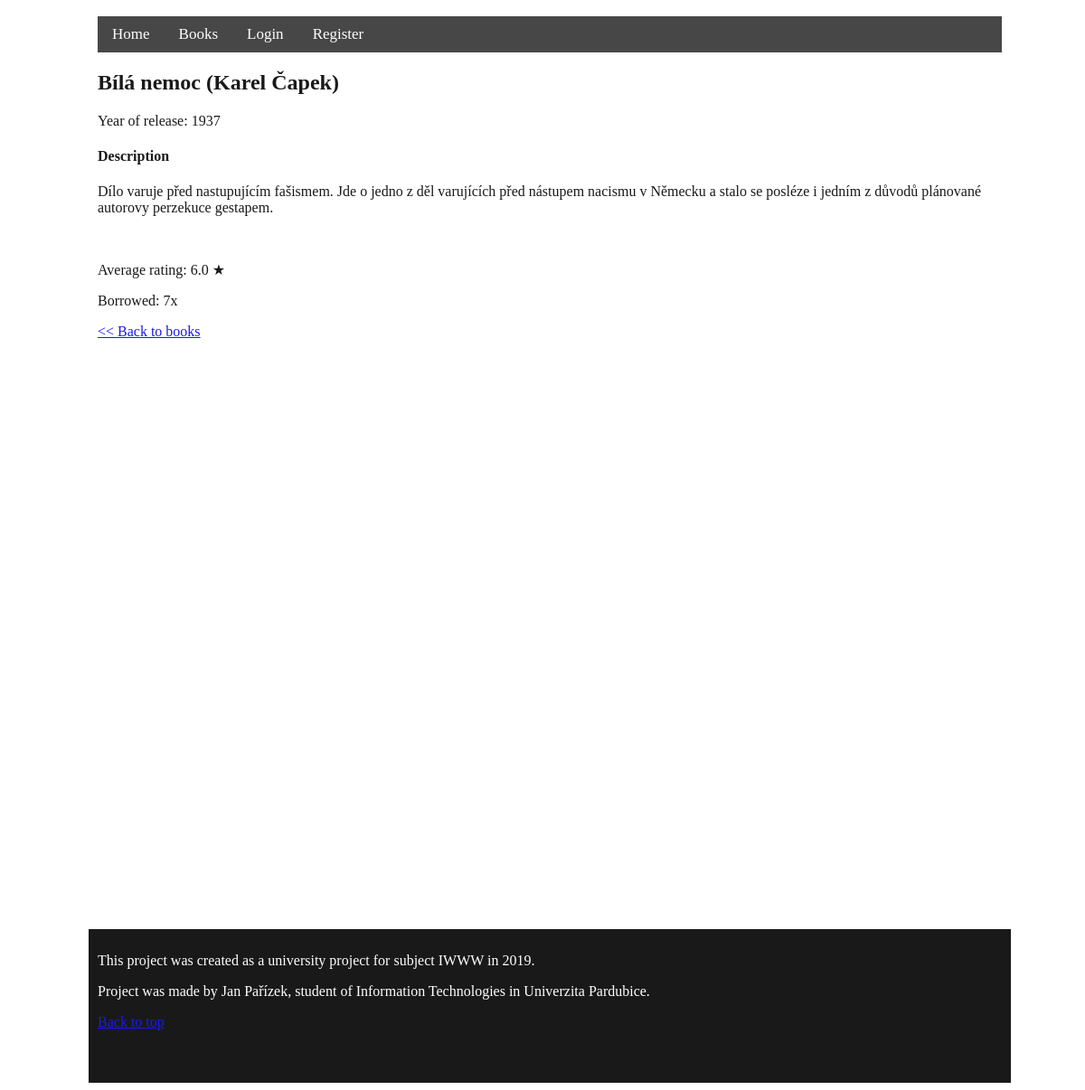
The app's page /term-work/code/index.php?page=details&book=7 with its own data.
### tables this page shows
CREATE TABLE IF NOT EXISTS `knihy` (
  `id` int(11) NOT NULL,
  `autor_id` int(11) NOT NULL,
  `nazev` varchar(40) NOT NULL,
  `zanr` varchar(30) NOT NULL,
  `popis` varchar(400) DEFAULT NULL,
  `skladem` int(11) NOT NULL,
  `pocetKs` int(11) NOT NULL,
  `rokVydani` int(11) DEFAULT NULL,
  `disabled` int(11) NOT NULL
);

CREATE TABLE IF NOT EXISTS `autori` (
  `id` int(11) NOT NULL,
  `jmeno` varchar(40) NOT NULL,
  `prijmeni` varchar(40) NOT NULL
);

### term-work/code/pages/details.php (the view, shortened to what this page needs)
<?php
if (isset($_GET["book"])) {
    $servername = "sql2.webzdarma.cz";
    $username = "st52545webzd2482";
    $password = "Databaze1";
    $dbname = 'st52545webzd2482';
    $idbook = $_GET["book"];
    $conn = new mysqli($servername, $username, $password, $dbname);
    $sql = "SELECT * FROM knihy WHERE id=".$idbook;
    $result = $conn->query($sql);
    $row = $result->fetch_assoc();
    $bookname = $row["nazev"];
    $year = $row["rokVydani"];
    $desc = $row["popis"];
    $idauthor = $row["autor_id"];
    $sql4 = "SELECT * FROM autori WHERE id=".$idauthor;
    $result4 = $conn->query($sql4);
    $row4 = $result4->fetch_assoc();
    $authorname = $row4["jmeno"];
    $authorsurname = $row4["prijmeni"];
    $sql2 = "SELECT ROUND(AVG(hodnoceni),1) as prumer FROM recenze WHERE kniha_id=".$idbook;
    $result2 = $conn->query($sql2);
    $row2 = $result2->fetch_assoc();
    $avgrating = $row2["prumer"] . ' ★';
    $sql3 = "SELECT COUNT(*) as pocet FROM pujcky WHERE kniha_id=".$idbook;
    $result3 = $conn->query($sql3);
    $row3 = $result3->fetch_assoc();
    $amountborrow = $row3["pocet"];
}
?>
<div class="book">
    <h2><?=$bookname?> (<?=$authorname . ' ' . $authorsurname?>)</h2>
    <div id="details">
        <p>Year of release: <?=$year?></p>
        <h4>Description</h4>
        <p id="desc"><?=$desc?></p><br>
        <p>Average rating: <?=$avgrating?></p>
        <p>Borrowed: <?=$amountborrow?>x</p>
    </div>
    <a class="link" href="?page=books"><< Back to books</a>
</div>

### term-work/code/styles/style.css (style rules this page uses)
body { background-image: url("https://i.imgur.com/VCgNexm.jpg"); width: 100%; background-attachment: fixed; background-repeat: no-repeat; background-size: cover; }

### records on screen
knihy: nazev "Bílá nemoc", rokVydani "1937", popis "Dílo varuje před nastupujícím fašismem. Jde o jedno z děl varujících před nástupem nacismu v Německu a stalo se posléze i jedním z důvodů plánované autorovy perzekuce gestapem."
autori: jmeno "Karel", prijmeni "Čapek"

### other values on screen
$avgrating "6.0 ★"
$amountborrow "7"
